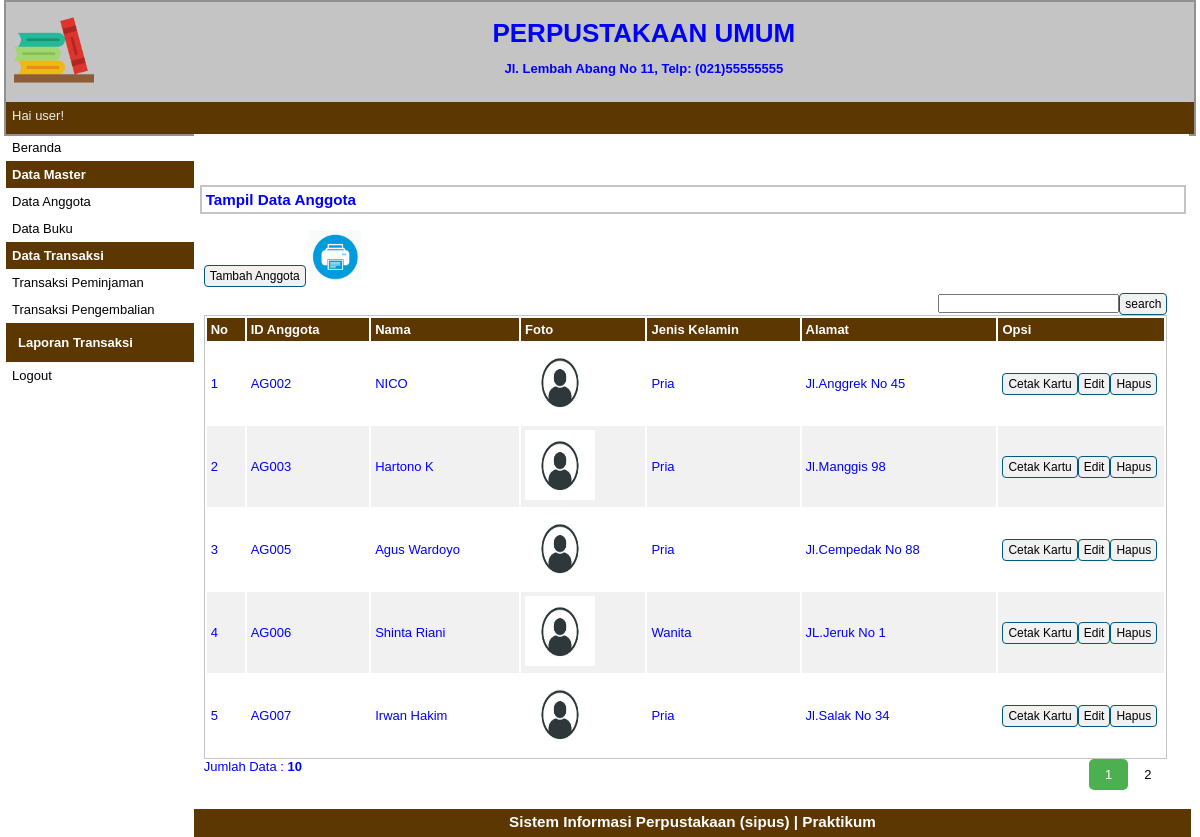
Screenshot of /index.php?p=anggota (signed in) with the database file from the repository.
### tables this page shows
CREATE TABLE `tbanggota` (
  `idanggota` varchar(5) NOT NULL,
  `nama` varchar(30) NOT NULL,
  `jeniskelamin` varchar(10) NOT NULL,
  `alamat` varchar(40) NOT NULL,
  `foto` varchar(255) NOT NULL,
  `status` varchar(20) NOT NULL
);

### pages/anggota.php (the view, shortened to what this page needs)
<div id="label-page">
	<h3>Tampil Data Anggota</h3>
</div>
<div id="content">
	<p id="tombol-tambah-container"><a href="index.php?p=anggota-input" class="tombol">Tambah Anggota</a>
		<a target="_blank" href="pages/cetak.php"><img src="print.png" height="50px" height="50px"></a>
	<FORM CLASS="form-inline" METHOD="POST">
		<div align="right">
			<form method=post><input type="text" name="pencarian"><input type="submit" name="search" value="search" class="tombol"></form>
	</FORM>
	</p>
	<table id="tabel-tampil">
		<tr>
			<th id="label-tampil-no">No</td>
			<th>ID Anggota</th>
			<th>Nama</th>
			<th>Foto</th>
			<th>Jenis Kelamin</th>
			<th>Alamat</th>
			<th id="label-opsi">Opsi</th>
		</tr>
		<?php
		$batas = 5;
		extract($_GET);
		if (empty($hal)) {
			$posisi = 0;
			$hal = 1;
			$nomor = 1;
		} else {
			$posisi = ($hal - 1) * $batas;
			$nomor = $posisi + 1;
		}
		if ($_SERVER['REQUEST_METHOD'] == "POST") {
			$pencarian = trim(mysqli_real_escape_string($db, $_POST['pencarian']));
			if ($pencarian != "") {
				$sql = "SELECT * FROM tbanggota WHERE nama LIKE '%$pencarian%'
						OR idanggota LIKE '%$pencarian%'
						OR jeniskelamin LIKE '%$pencarian%'
						OR alamat LIKE '%$pencarian%'";
				$query = $sql;
				$queryJml = $sql;
			} else {
				$query = "SELECT * FROM tbanggota LIMIT $posisi, $batas";
				$queryJml = "SELECT * FROM tbanggota";
				$no = $posisi * 1;
			}
		} else {
			$query = "SELECT * FROM tbanggota LIMIT $posisi, $batas";
			$queryJml = "SELECT * FROM tbanggota";
		}
		$q_tampil_anggota = mysqli_query($db, $query);
		if (mysqli_num_rows($q_tampil_anggota) > 0) {
			while ($r_tampil_anggota = mysqli_fetch_array($q_tampil_anggota)) {
				if (empty($r_tampil_anggota['foto']) or ($r_tampil_anggota['foto'] == '-'))
					$foto = "admin-no-photo.jpg";
				else
					$foto = $r_tampil_anggota['foto'];
		?>
				<tr>
					<td><?php echo $nomor; ?></td>
					<td><?php echo $r_tampil_anggota['idanggota']; ?></td>
					<td><?php echo $r_tampil_anggota['nama']; ?></td>
					<td><img src="images/<?php echo $foto; ?>" width=70px height=70px></td>
					<td><?php echo $r_tampil_anggota['jeniskelamin']; ?></td>
					<td><?php echo $r_tampil_anggota['alamat']; ?></td>
					<td>
						<div class="tombol-opsi-container"><a target="_blank" href="pages/cetak_kartu.php?id=<?php echo $r_tampil_anggota['idanggota']; ?>" class="tombol">Cetak Kartu</a></div>
						<div class="tombol-opsi-container"><a href="index.php?p=anggota-edit&id=<?php echo $r_tampil_anggota['idanggota']; ?>" class="tombol">Edit</a></div>
						<div class="tombol-opsi-container"><a href="proses/anggota-hapus.php?id=<?php echo $r_tampil_anggota['idanggota']; ?>" onclick="return confirm ('Apakah Anda Yakin Akan Menghapus Data Ini?')" class="tombol">Hapus</a></div>
					</td>
				</tr>
		<?php $nomor++;
			}
		} else {
			echo "<tr><td colspan=6>Data Tidak Ditemukan</td></tr>";
		} ?>
	</table>
	<?php
	if (isset($_POST['pencarian'])) {
		if ($_POST['pencarian'] != '') {
			echo "<div style=\"float:left;\">";
			$jml = mysqli_num_rows(mysqli_query($db, $queryJml));
			echo "Data Hasil Pencarian: <b>$jml</b>";
			echo "</div>";
		}
	} else { ?>
		<div style="float: left;">
			<?php
			$jml = mysqli_num_rows(mysqli_query($db, $queryJml));
			echo "Jumlah Data : <b>$jml</b>";
			?>
		</div>
		<div class="pagination">
			<?php
			$jml_hal = ceil($jml / $batas);
			for ($i = 1; $i <= $jml_hal; $i++) {
				if ($i != $hal) {
					echo "<a href=\"?p=anggota&hal=$i\">$i</a>";
				} else {
					echo "<a class=\"active\">$i</a>";
				}
			}
			?>
		</div>
	<?php
	}
	?>
</div>

### index.php (shortened to what this page needs)
<?php
if(isset($_SESSION['sesi'])){
?>
<!doctype html>
<html>
<head>
	<link rel="stylesheet" type="text/css" href="style.css">
</head>
<body >
	<div id="container">
		<div id="header">
			<div id="logo-perpustakaan-container">
				<image id="logo-perpustakaan" src="images/logo-perpustakaan3.png" border=0 style="border:0; text-decoration:none; outline:none">
			</div>
			<div id="nama-alamat-perpustakaan-container">
				<div class="nama-alamat-perpustakaan">
					<h1> PERPUSTAKAAN UMUM </h1>
				</div>
				<div class="nama-alamat-perpustakaan">
					<h4>Jl. Lembah Abang No 11, Telp: (021)55555555</h4>
				</div>
			</div>
		</div>
		<div id="header2">
			<div id="nama-user">Hai <?php echo$_SESSION['sesi']; ?>!</div>
		</div>
		<div id="sidebar">
			<a href="index.php?p=beranda">Beranda</a>
			<p class="label-navigasi">Data Master</p>
			<ul>
				<li><a href="index.php?p=anggota">Data Anggota</a></li>
				<li><a href="index.php?p=buku">Data Buku</a></li>
			</ul>
			<p class="label-navigasi">Data Transaksi</p>
			<ul>
				<li><a href="index.php?p=transaksi-peminjaman">Transaksi Peminjaman</a></li>
				<li><a href="index.php?p=transaksi-pengembalian">Transaksi Pengembalian</a></li>
			</ul>
			<p class="label-navigasi" style="color: white;"><a href="index.php?p=transaksi-peminjaman"  style="color: white;">Laporan Transaksi</a></p>
			<a href="logout.php">Logout</a>
		</div>
		<div id="content-container">
			    <div class="container">
		<div class="row"><br/><br/><br/>
		</div>
    </div>
		<?php
			$pages_dir='pages';
			if(!empty($_GET['p'])){
				$pages=scandir($pages_dir,0);
				unset($pages[0],$pages[1]);
				$p=$_GET['p'];
				if(in_array($p.'.php',$pages)){
					include($pages_dir.'/'.$p.'.php');
				}else{
					echo'Halaman Tidak Ditemukan';
				}
			}else{
				include($pages_dir.'/beranda.php');
			}
		?>
		</div>
		<div id="footer"><h3>Sistem Informasi Perpustakaan (sipus) | Praktikum </h3></div>
	</div>
</body>
</html>
<?php
}
else {
	echo "<script>
		alert('Anda Harus Login Dahulu!');
	</script>";
	header('location:login.php');
}
?>

### style.css (style rules this page uses)
* { margin:0px; padding:0px }
body { font-family:sans-serif; font-size:13px; color:blue; }
.pagination { display: inline-block; }
.pagination a { color: black; float: left; padding: 8px 16px; text-decoration: none; }
.pagination a.active { background-color: #4CAF50; color: white; border-radius: 5px; }
#container { width:99%; margin:0px auto; border:2px solid #919191; background-color:#C4C4C4; }
#header { width:100%; height:100px; background-color:#C4C4C4; }
#logo-perpustakaan-container { float:left; width:6%; height:80%; padding:8px; }
#logo-perpustakaan { width:80px; height:80px; border:2px solid #FFFFFF; }
#nama-alamat-perpustakaan-container { float:left; width:90%; padding:10px; }
.nama-alamat-perpustakaan { float:left; width:100%; padding:6px; text-align:center; }
#header2 { width:100%; height:32px; background-color:#5C3701; color:#FFFFFF; }
#nama-user { float:left; color:#EEEEEE; padding:6px; }
#sidebar { float:left; width:15.8%; }
#sidebar ul { list-style:none; }
#sidebar a:link, #sidebar a:visited { color:black; text-decoration:none; display:block; padding:6px; }
.label-navigasi { background-color:#5C3701; padding:6px; color:white; font-weight:bold; }
#content-container { float:left; width:83.8%; background-color:#FFFFFF; }
#footer { width:99.4%; height:20px; clear:both; text-align:center; padding:4px; background-color:#5C3701; color:#FFFFFF; }
#label-page { margin-top:6px; margin-bottom:6px; margin-left:6px; border:2px solid #C4C4C4; padding:4px; width:97.9%; }
#content { float:left; width:96.8%; min-height:454px; background-image : border:2px solid #C4C4C4; padding:10px; margin-bottom:6px; }
.tombol { border-radius:4px; font-size:12px; text-decoration:none; background-color:#F1F1F1; padding-top:3px; padding-bottom:3px; padding-left:5px; padding-right:5px; border:1px solid #01597E; color:black; }
#tombol-tambah-container { margin-bottom:10px; }
#tabel-tampil { border:1px solid #C4C4C4; width:100%; }
#tabel-tampil tr:nth-child(odd) { background-color:#F1F1F1; }
#tabel-tampil tr th { background-color:#5C3701; color:#FFFFFF; padding:4px; text-align:left; }
#tabel-tampil td { padding:4px; }
#label-tampil-no { width:30px; }
#label-opsi { width:158px; font-weight:bold; }
.tombol-opsi-container { float:left; }

### rows the page displays
tbanggota: idanggota "AG002", nama "NICO", jeniskelamin "Pria", alamat "Jl.Anggrek No 45"
tbanggota: idanggota "AG003", nama "Hartono K", jeniskelamin "Pria", alamat "Jl.Manggis 98"
tbanggota: idanggota "AG005", nama "Agus Wardoyo", foto (placeholder picture), jeniskelamin "Pria", alamat "Jl.Cempedak No 88"
tbanggota: idanggota "AG006", nama "Shinta Riani", foto (placeholder picture), jeniskelamin "Wanita", alamat "JL.Jeruk No 1"
tbanggota: idanggota "AG007", nama "Irwan Hakim", foto (placeholder picture), jeniskelamin "Pria", alamat "Jl.Salak No 34"

### other values shown
$_SESSION['sesi'] "user"
$jml "10"
